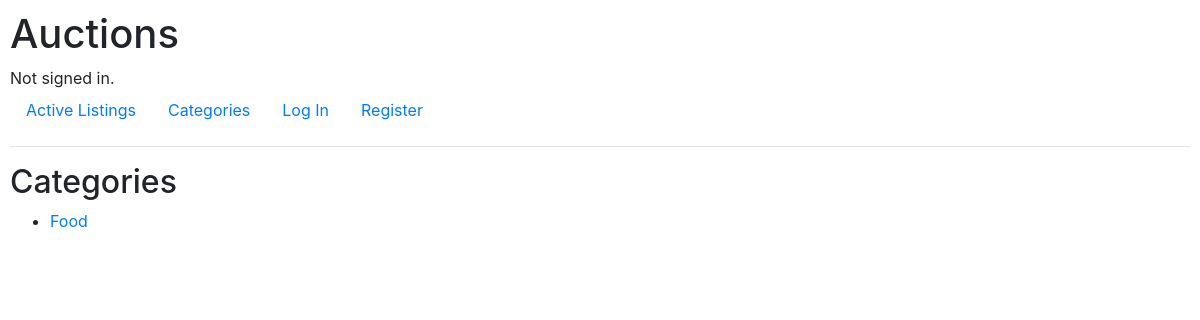
The page /categories on the database as committed earlier.
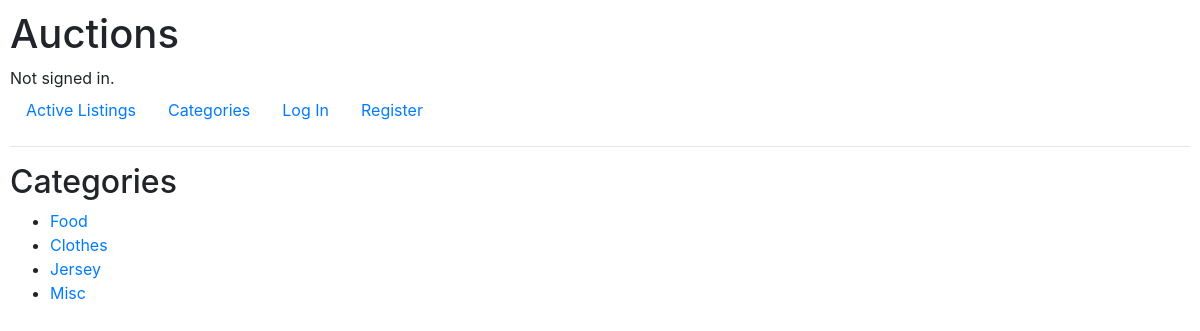
The same page on the database as committed later.
### auctions/models.py (models this page shows)
class Category(models.Model):
    category = models.CharField(max_length=30, unique=True, null=True)

### auctions/views.py (the view)
# urls.py: path("categories", views.categories, name="categories"),
def categories(request):
    categories = [listing.category for listing in Listing.objects.filter(is_active=True)]
    categories = set(categories)
    return render(request, "auctions/categories.html", {
        'categories': categories
    })

### auctions/templates/auctions/categories.html
{% extends "auctions/layout.html" %}
{% block body %}
    <h2>Categories</h2>
    <ul>
        {% for category in categories %}
            <li><a href="{% url 'categories-active' category.id %}">{{ category.category }}</a></li>
        {% endfor %}
    </ul>
{% endblock %}

### auctions/templates/auctions/layout.html (shortened to what this page needs)
{% load static %}
<!DOCTYPE html>
<html lang="en">
    <head>
        <link rel="stylesheet" href="https://stackpath.bootstrapcdn.com/bootstrap/4.4.1/css/bootstrap.min.css">
        <link href="{% static 'auctions/styles.css' %}" rel="stylesheet">
    </head>
    <body>
        <h1>Auctions</h1>
        <div>
            {% if user.is_authenticated %}
                Signed in as <strong>{{ user.username }}</strong>.
            {% else %}
                Not signed in.
            {% endif %}
        </div>
        <ul class="nav">
            <li class="nav-item">
                <a class="nav-link" href="{% url 'index' %}">Active Listings</a>
            </li>
            <li class="nav-item">
                <a class="nav-link" href="{% url 'categories' %}">Categories</a>
            </li>
            {% if user.is_authenticated %}
                <li class="nav-item">
                    <a class="nav-link" href="{% url 'create' %}">Create Listing</a>
                </li>
                <li class="nav-item">
                    <a class="nav-link" href="{% url 'watchlist' %}">Watchlist</a>
                </li>
                <li class="nav-item">
                    <a class="nav-link" href="{% url 'logout' %}">Log Out</a>
                </li>
            {% else %}
                <li class="nav-item">
                    <a class="nav-link" href="{% url 'login' %}">Log In</a>
                </li>
                <li class="nav-item">
                    <a class="nav-link" href="{% url 'register' %}">Register</a>
                </li>
            {% endif %}
        </ul>
        <hr>
        {% block body %}
        {% endblock %}
    </body>
</html>

### auctions/static/auctions/styles.css (style rules this page uses)
body { padding: 10px; }

Rows that differ between the two databases and show on the page:
added Category: category "Clothes"
added Category: category "Jersey"
added Category: category "Misc"
